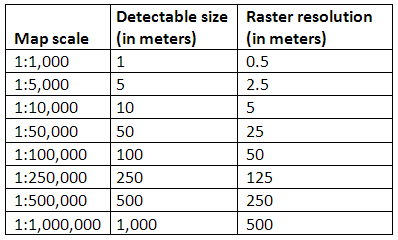
#> input picture extractor/tests/test_imgs/table.png, 398 x 240 px
$ python main.py
#> lines starting #> are read from the running program, lines starting #| are printed output that depends on the picture
### extractor/table_parser.py
from extractor.helpers import *
from extractor import Row, Cell, Table
from extractor.ocr import Ocr


def parse_table(table_image_path):
    table_image = cv2.imread(table_image_path)

    horizontal_lines = detect_horizontal_lines(table_image, ratio=0.7)
    vertical_lines = detect_vertical_lines(table_image, ratio=0.7)

    rows_locations = segment_by_horizontal_lines(table_image, horizontal_lines)

    table = Table()
    for row_location in rows_locations:
        rows = list()
        row_image = crop(table_image, row_location)
        cells_locations = segment_by_vertical_lines(
            row_image,
            vertical_lines,
            x_offset=row_location.x,
            y_offset=row_location.y
        )
        cells = list()
        for cell_location in cells_locations:
            row = Row()
            cells.append(Cell(image=crop(table_image, cell_location)))
        row.cells = cells
        rows.append(row)
    table.rows = rows

    return extract_table_text(table)


# [9 lines left out: function extract_table_text, not called in this run]

### extractor/helpers.py
import cv2

from extractor import Location
from extractor.exceptions import InvalidCropSizeException


def remove_close_lines(lines, thresh=30):
    lines.sort(key=lambda x: x[0])
    return [lines[i] for i in range(len(lines)) if abs(lines[i][0] - lines[i-1][0]) > thresh]


def separate_by_histogram(image, dimension, thresh=30, margin=0):
    hist = cv2.reduce(src=image, dim=dimension, rtype=cv2.REDUCE_AVG)\
        .reshape(-1)

    lines, start = list(), None
    if hist[0] > thresh:
        start = 0
    for idx in range(len(hist)-1):
        if hist[idx] <= thresh < hist[idx+1]:
            start = idx

        elif hist[idx] >= thresh > hist[idx+1] and start is not None:
            lines.append([max(0, start-margin), min(idx+margin, len(hist))])

    if start is not None and hist[-1] > thresh:
        lines.append([max(0, start - margin), len(hist)])
    return lines


def detect_lines(image, dimension, ratio=0.3):
    h, w = image.shape[:2]
    grayed_image = cv2.cvtColor(image, cv2.COLOR_BGR2GRAY)

    grayed_image = cv2.bitwise_not(grayed_image)
    threshed_image = cv2.adaptiveThreshold(
        grayed_image, 255, cv2.ADAPTIVE_THRESH_MEAN_C,
        cv2.THRESH_BINARY, 15, -2
    )

    kernel = (round(ratio * w), 1) if dimension else (1, round(ratio * h))
    opening = cv2.morphologyEx(
        threshed_image, cv2.MORPH_OPEN,
        cv2.getStructuringElement(cv2.MORPH_RECT, kernel)
    )
    lines = separate_by_histogram(opening, dimension=dimension, thresh=40)
    midpoints = [[(line[0] + line[1])//2, line[1] - line[0]] for line in lines]

    return midpoints


def detect_horizontal_lines(image, ratio: float):
    return detect_lines(image, dimension=1, ratio=ratio)


def detect_vertical_lines(image, ratio: float):
    return detect_lines(image, dimension=0, ratio=ratio)


def segment_by_horizontal_lines(
        image,
        lines,
        margin=10,
        x_offset=0,
        y_offset=0,
        first=False,
        last=False
):

    h, w = image.shape[:2]
    segments = list()
    if len(lines) == 0:
        segments.append((x_offset, y_offset, w, h + margin))
        return segments

    if first:
        segments.append(
            (x_offset, y_offset, w, lines[0][0] + margin)
        )
    for i in range(len(lines) - 1):
        segments.append(
            (
                x_offset,
                lines[i][0] - margin + y_offset,
                w,
                (lines[i + 1][0] - lines[i][0]) + 2 * margin
            )
        )
    if last:
        segments.append(
            Location(
                x_offset,
                lines[-1][0] - margin + y_offset,
                w,
                (h - lines[-1][0]) + margin
            )
        )
    return segments


# [70 lines left out: functions segment_by_vertical_lines, line_array_detection, row_detection, column_detection, not called in this run]


def crop(image, location: Location=None):
    if location:
        h, w = image.shape[:2]
        if location.x > w or location.y > h:
            raise InvalidCropSizeException
        return image[
               location.y:location.y+location.h,
               location.x:location.x+location.w
               ]

### extractor/__init__.py
__version__ = 'v0.1.0'


class Location:
    # [5 lines left out: function __init__, not called in this run]


class Cell:
    def __init__(self, image, text=None):
        self.image = image
        self.text = text

    # [4 lines left out: function ocr, not called in this run]


class Row:
    def __init__(self, cells: list=None):
        self.cells = cells or list()


class Table:
    def __init__(self, rows: list=None):
        self.rows = rows or list()

### extractor/main.py
from tkinter import Tk
from tkinter.filedialog import askopenfilename

from extractor.table_parser import parse_table


def file_reader():
    Tk().withdraw()
    filename = askopenfilename()
#> the answer given: tests/test_imgs/table.png
    parse_table(filename)
#> in parse_table, table_image is the input picture: shape (240, 398, 3); mean B, G, R 229.5, 229.6, 229.6
#> in detect_lines, `grayed_image = cv2.cvtColor(image, cv2.COLOR_BGR2GRAY)`:
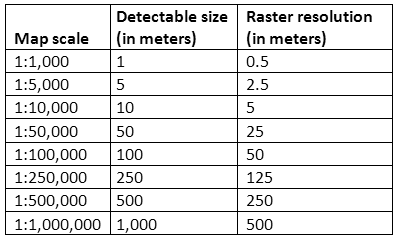
#> grayed_image: shape (240, 398); min 0, max 255, mean 229.6
#> in detect_lines, `grayed_image = cv2.bitwise_not(grayed_image)`:
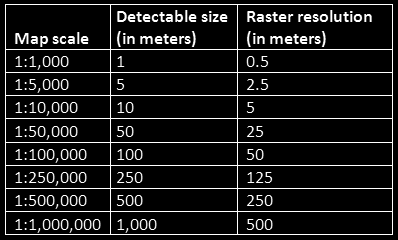
#> grayed_image: shape (240, 398); min 0, max 255, mean 25.4
#> in detect_lines, `threshed_image = cv2.adaptiveThreshold( grayed_image, 255, cv2.ADAPTIV..`:
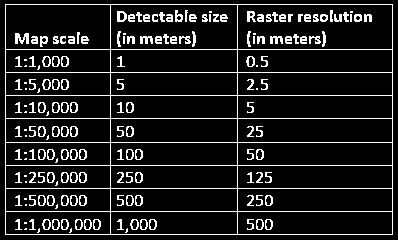
#> threshed_image: shape (240, 398); 11.4% white in thin lines or dots
#> in detect_lines, `opening = cv2.morphologyEx( threshed_image, cv2.MORPH_OPEN, cv2.getStr..`:
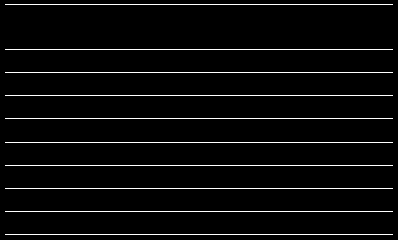
#> opening: shape (240, 398); 4.1% white in thin lines or dots
#> in separate_by_histogram, `hist = cv2.reduce(src=image, dim=dimension, rtype=cv2.REDUCE_AVG)\ .re..`: hist = 240 values, max 249 at index 4, min 0 at index 0, mean 10.38
#> after the loop in separate_by_histogram, `for idx in range(len(hist)-1):`: lines = [[3, 4], [48, 49], [71, 72], [94, 95], [117, 118], [141, 142], [164, 165], [187, 188], [210, 211], [233, 234]]
#> in detect_lines, `midpoints = [[(line[0] + line[1])//2, line[1] - line[0]] for line in l..`: midpoints = [[3, 1], [48, 1], [71, 1], [94, 1], [117, 1], [141, 1], [164, 1], [187, 1], [210, 1], [233, 1]]
#> in parse_table, `horizontal_lines = detect_horizontal_lines(table_image, ratio=0.7)`: horizontal_lines has the same summary as midpoints in detect_lines
#> call 2 of detect_lines, with dimension = 0, ratio = 0.7
#> in detect_lines (call 2), `opening = cv2.morphologyEx( threshed_image, cv2.MORPH_OPEN, cv2.getStr..`:
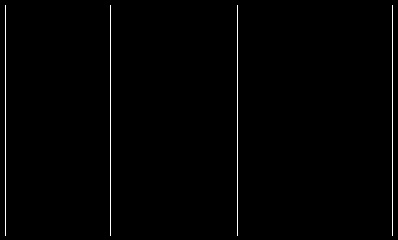
#> opening: shape (240, 398); 0.97% white in thin lines or dots
#> in detect_lines (call 2), `lines = separate_by_histogram(opening, dimension=dimension, thresh=40)`: lines = [[4, 5], [109, 110], [236, 237], [391, 392]]
#> in detect_lines (call 2), `midpoints = [[(line[0] + line[1])//2, line[1] - line[0]] for line in l..`: midpoints = [[4, 1], [109, 1], [236, 1], [391, 1]]
#> the loop in segment_by_horizontal_lines, `for i in range(len(lines) - 1):` made 9 passes
#> after the loop in segment_by_horizontal_lines, `for i in range(len(lines) - 1):`: segments = [(0, -7, 398, 65), (0, 38, 398, 43), (0, 61, 398, 43), (0, 84, 398, 43), (0, 107, 398, 44), (0, 131, 398, 43), (0, 154, 398, 43), (0, 177, 398, 43), (0, 200, 398, 43)]
#> in parse_table, `rows_locations = segment_by_horizontal_lines(table_image, horizontal_l..`: rows_locations has the same summary as segments in segment_by_horizontal_lines
#> the loop in parse_table, `for row_location in rows_locations:` made 1 pass
#> row_location on pass 1: (0, -7, 398, 65)


if __name__ == '__main__':
#> (the run stopped early here; a loop or call above may not have finished)
